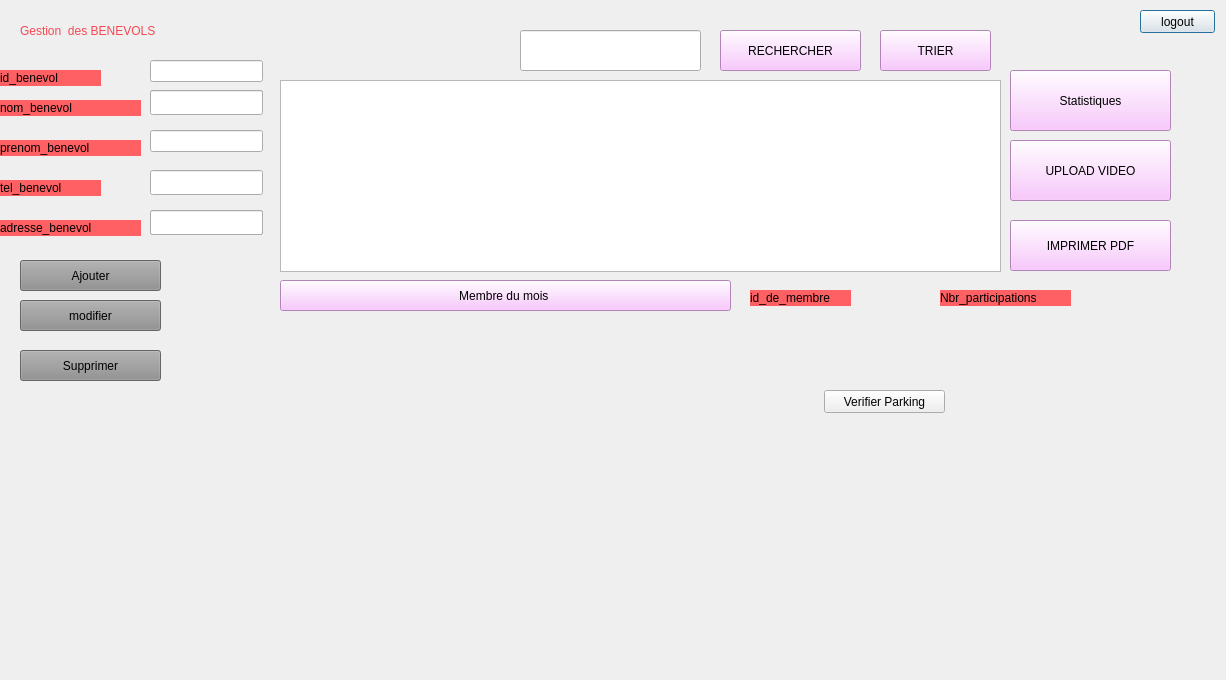
<?xml version="1.0" encoding="UTF-8"?>
<ui version="4.0">
 <class>Rania</class>
 <widget class="QDialog" name="Rania">
  <property name="geometry">
   <rect>
    <x>0</x>
    <y>0</y>
    <width>1226</width>
    <height>680</height>
   </rect>
  </property>
  <property name="windowTitle">
   <string>Dialog</string>
  </property>
  <widget class="QPushButton" name="logout">
   <property name="geometry">
    <rect>
     <x>1140</x>
     <y>10</y>
     <width>75</width>
     <height>23</height>
    </rect>
   </property>
   <property name="text">
    <string>logout</string>
   </property>
  </widget>
  <widget class="QLabel" name="label_5">
   <property name="geometry">
    <rect>
     <x>0</x>
     <y>100</y>
     <width>111</width>
     <height>16</height>
    </rect>
   </property>
   <property name="styleSheet">
    <string notr="true">background-color: rgb(255, 96, 99);</string>
   </property>
   <property name="text">
    <string>nom_benevol</string>
   </property>
  </widget>
  <widget class="QLineEdit" name="lineEdit_6">
   <property name="geometry">
    <rect>
     <x>150</x>
     <y>210</y>
     <width>113</width>
     <height>25</height>
    </rect>
   </property>
  </widget>
  <widget class="QLineEdit" name="lineEdit_2">
   <property name="geometry">
    <rect>
     <x>150</x>
     <y>90</y>
     <width>113</width>
     <height>22</height>
    </rect>
   </property>
  </widget>
  <widget class="QLabel" name="label_4">
   <property name="geometry">
    <rect>
     <x>0</x>
     <y>70</y>
     <width>101</width>
     <height>16</height>
    </rect>
   </property>
   <property name="styleSheet">
    <string notr="true">background-color: rgb(255, 96, 99);</string>
   </property>
   <property name="text">
    <string>id_benevol</string>
   </property>
  </widget>
  <widget class="QLineEdit" name="lineEdit_444">
   <property name="geometry">
    <rect>
     <x>520</x>
     <y>30</y>
     <width>181</width>
     <height>41</height>
    </rect>
   </property>
  </widget>
  <widget class="QPushButton" name="TRITRI">
   <property name="geometry">
    <rect>
     <x>880</x>
     <y>30</y>
     <width>111</width>
     <height>41</height>
    </rect>
   </property>
   <property name="styleSheet">
    <string notr="true">
background-color: rgb(249, 183, 255);</string>
   </property>
   <property name="text">
    <string>TRIER</string>
   </property>
  </widget>
  <widget class="QPushButton" name="rechrech">
   <property name="geometry">
    <rect>
     <x>720</x>
     <y>30</y>
     <width>141</width>
     <height>41</height>
    </rect>
   </property>
   <property name="styleSheet">
    <string notr="true">
background-color: rgb(249, 183, 255);</string>
   </property>
   <property name="text">
    <string>RECHERCHER</string>
   </property>
  </widget>
  <widget class="QLabel" name="label_99">
   <property name="geometry">
    <rect>
     <x>750</x>
     <y>290</y>
     <width>101</width>
     <height>16</height>
    </rect>
   </property>
   <property name="styleSheet">
    <string notr="true">background-color: rgb(255, 96, 99);</string>
   </property>
   <property name="text">
    <string>id_de_membre</string>
   </property>
  </widget>
  <widget class="QLabel" name="label_101">
   <property name="geometry">
    <rect>
     <x>940</x>
     <y>290</y>
     <width>131</width>
     <height>16</height>
    </rect>
   </property>
   <property name="styleSheet">
    <string notr="true">background-color: rgb(255, 96, 99);</string>
   </property>
   <property name="text">
    <string>Nbr_participations</string>
   </property>
  </widget>
  <widget class="QLineEdit" name="lineEdit_5">
   <property name="geometry">
    <rect>
     <x>150</x>
     <y>170</y>
     <width>113</width>
     <height>25</height>
    </rect>
   </property>
  </widget>
  <widget class="QPushButton" name="UPLOAD">
   <property name="geometry">
    <rect>
     <x>1010</x>
     <y>140</y>
     <width>161</width>
     <height>61</height>
    </rect>
   </property>
   <property name="styleSheet">
    <string notr="true">
background-color: rgb(249, 183, 255);</string>
   </property>
   <property name="text">
    <string>UPLOAD VIDEO</string>
   </property>
  </widget>
  <widget class="QPushButton" name="IMPRIMER">
   <property name="geometry">
    <rect>
     <x>1010</x>
     <y>220</y>
     <width>161</width>
     <height>51</height>
    </rect>
   </property>
   <property name="styleSheet">
    <string notr="true">
background-color: rgb(249, 183, 255);</string>
   </property>
   <property name="text">
    <string>IMPRIMER PDF</string>
   </property>
  </widget>
  <widget class="QPushButton" name="MEMBRE">
   <property name="geometry">
    <rect>
     <x>280</x>
     <y>280</y>
     <width>451</width>
     <height>31</height>
    </rect>
   </property>
   <property name="styleSheet">
    <string notr="true">
background-color: rgb(249, 183, 255);</string>
   </property>
   <property name="text">
    <string>Membre du mois </string>
   </property>
  </widget>
  <widget class="QPushButton" name="pushButton_Ajoutter">
   <property name="geometry">
    <rect>
     <x>20</x>
     <y>260</y>
     <width>141</width>
     <height>31</height>
    </rect>
   </property>
   <property name="styleSheet">
    <string notr="true">
background-color: rgb(142, 142, 142);</string>
   </property>
   <property name="text">
    <string>Ajouter</string>
   </property>
  </widget>
  <widget class="QLineEdit" name="lineEdit">
   <property name="geometry">
    <rect>
     <x>150</x>
     <y>60</y>
     <width>113</width>
     <height>22</height>
    </rect>
   </property>
  </widget>
  <widget class="QLabel" name="nbrpart">
   <property name="geometry">
    <rect>
     <x>1120</x>
     <y>290</y>
     <width>91</width>
     <height>16</height>
    </rect>
   </property>
   <property name="text">
    <string/>
   </property>
  </widget>
  <widget class="QLabel" name="label_8">
   <property name="geometry">
    <rect>
     <x>0</x>
     <y>220</y>
     <width>141</width>
     <height>16</height>
    </rect>
   </property>
   <property name="styleSheet">
    <string notr="true">background-color: rgb(255, 96, 99);</string>
   </property>
   <property name="text">
    <string>adresse_benevol</string>
   </property>
  </widget>
  <widget class="QTableView" name="tablebenevol">
   <property name="geometry">
    <rect>
     <x>280</x>
     <y>80</y>
     <width>721</width>
     <height>192</height>
    </rect>
   </property>
   <property name="mouseTracking">
    <bool>false</bool>
   </property>
   <property name="tabletTracking">
    <bool>false</bool>
   </property>
   <property name="focusPolicy">
    <enum>Qt::StrongFocus</enum>
   </property>
  </widget>
  <widget class="QLabel" name="id">
   <property name="geometry">
    <rect>
     <x>860</x>
     <y>290</y>
     <width>91</width>
     <height>16</height>
    </rect>
   </property>
   <property name="text">
    <string/>
   </property>
  </widget>
  <widget class="QLabel" name="label_7">
   <property name="geometry">
    <rect>
     <x>0</x>
     <y>180</y>
     <width>101</width>
     <height>16</height>
    </rect>
   </property>
   <property name="styleSheet">
    <string notr="true">background-color: rgb(255, 96, 99);</string>
   </property>
   <property name="text">
    <string>tel_benevol</string>
   </property>
  </widget>
  <widget class="QLineEdit" name="lineEdit_3">
   <property name="geometry">
    <rect>
     <x>150</x>
     <y>130</y>
     <width>113</width>
     <height>22</height>
    </rect>
   </property>
  </widget>
  <widget class="QLabel" name="label_2">
   <property name="geometry">
    <rect>
     <x>20</x>
     <y>10</y>
     <width>531</width>
     <height>41</height>
    </rect>
   </property>
   <property name="styleSheet">
    <string notr="true">font: 18pt &quot;Courier New&quot;;

color: rgb(243, 72, 84);</string>
   </property>
   <property name="text">
    <string>Gestion  des BENEVOLS</string>
   </property>
  </widget>
  <widget class="QLabel" name="label_12">
   <property name="geometry">
    <rect>
     <x>0</x>
     <y>140</y>
     <width>141</width>
     <height>16</height>
    </rect>
   </property>
   <property name="styleSheet">
    <string notr="true">background-color: rgb(255, 96, 99);</string>
   </property>
   <property name="text">
    <string>prenom_benevol</string>
   </property>
  </widget>
  <widget class="QLineEdit" name="lineEdit_8">
   <property name="geometry">
    <rect>
     <x>150</x>
     <y>90</y>
     <width>113</width>
     <height>25</height>
    </rect>
   </property>
  </widget>
  <widget class="QLineEdit" name="lineEdit_9">
   <property name="geometry">
    <rect>
     <x>150</x>
     <y>210</y>
     <width>113</width>
     <height>25</height>
    </rect>
   </property>
  </widget>
  <widget class="QLabel" name="label_13">
   <property name="geometry">
    <rect>
     <x>0</x>
     <y>100</y>
     <width>141</width>
     <height>16</height>
    </rect>
   </property>
   <property name="styleSheet">
    <string notr="true">background-color: rgb(255, 96, 99);</string>
   </property>
   <property name="text">
    <string>nom_benevol</string>
   </property>
  </widget>
  <widget class="QPushButton" name="Modiffier">
   <property name="geometry">
    <rect>
     <x>20</x>
     <y>300</y>
     <width>141</width>
     <height>31</height>
    </rect>
   </property>
   <property name="styleSheet">
    <string notr="true">
background-color: rgb(142, 142, 142);</string>
   </property>
   <property name="text">
    <string>modifier</string>
   </property>
  </widget>
  <widget class="QPushButton" name="suppprimer">
   <property name="geometry">
    <rect>
     <x>20</x>
     <y>350</y>
     <width>141</width>
     <height>31</height>
    </rect>
   </property>
   <property name="styleSheet">
    <string notr="true">
background-color: rgb(142, 142, 142);</string>
   </property>
   <property name="text">
    <string>Supprimer</string>
   </property>
  </widget>
  <widget class="QPushButton" name="stattt">
   <property name="geometry">
    <rect>
     <x>1010</x>
     <y>70</y>
     <width>161</width>
     <height>61</height>
    </rect>
   </property>
   <property name="styleSheet">
    <string notr="true">
background-color: rgb(249, 183, 255);</string>
   </property>
   <property name="text">
    <string>Statistiques</string>
   </property>
  </widget>
  <widget class="QPushButton" name="pushButton">
   <property name="geometry">
    <rect>
     <x>824</x>
     <y>390</y>
     <width>121</width>
     <height>23</height>
    </rect>
   </property>
   <property name="text">
    <string>Verifier Parking</string>
   </property>
  </widget>
  <widget class="QLabel" name="label">
   <property name="geometry">
    <rect>
     <x>816</x>
     <y>459</y>
     <width>111</width>
     <height>41</height>
    </rect>
   </property>
   <property name="text">
    <string/>
   </property>
  </widget>
 </widget>
 <resources/>
 <connections/>
</ui>
